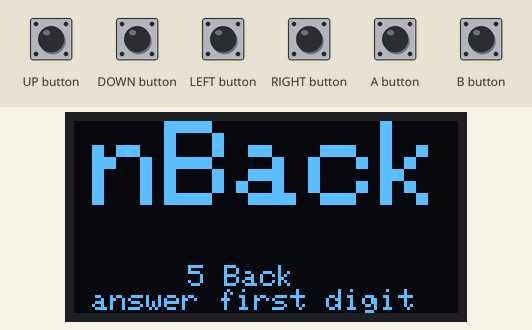
The sketch below on a simulated Arduboy, built with avr-gcc and run on an emulated ATmega32U4. Shown: 128×64 one-colour display. Inputs (shaded band) come from the test bench. Random numbers use the default seed unless the sketch sets one.

Above: at 1.2 s.
1.3 s: A button pressed for 0.15 s
At 1.33 s:
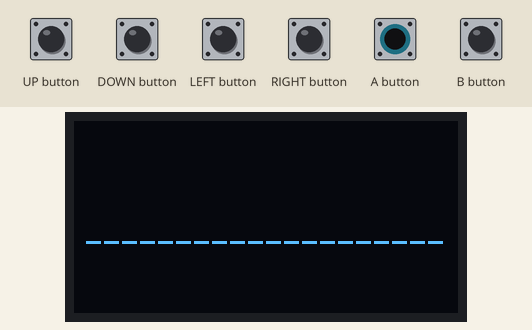
At 2.5 s:
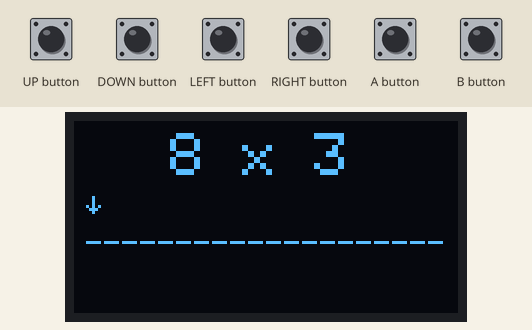
2.9 s: A button pressed for 1 s
At 3.5 s:
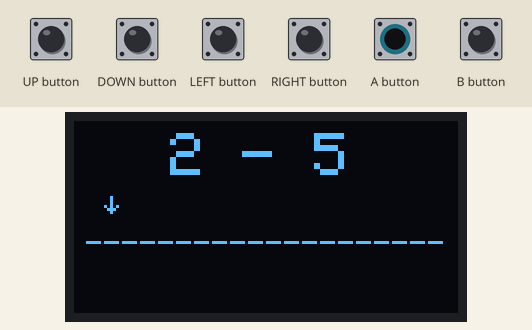
Timing chart, 0 to 5.9 s (numbered marks = the images above; inputs shaded):
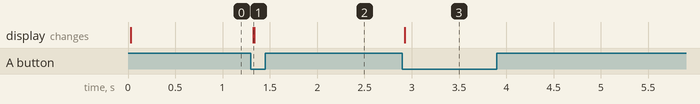

Measured:
- after the input at 1.3 s, the display: changes at once (image 1)
- after the input at 2.9 s, the display: changes at once (image 3)

The sketch:

arduboy_nback.ino
```cpp
#include <Arduboy2.h>

Arduboy2 ab;

int scene;
int level;
int num1;
int num2;
int op;
int progress;
int answer;
int correct;
int length = 20;
int answers[20];
char formula[6];
char logs[21];
char operatars[3] = {'+', '-', 'x'};

enum scene {
  GAME_START,
  QUESTION_INIT,
  QUESTION_VIEW,
  QUESTION_ANSWER,
  GAME_RESULT,
};

void setup() {
  ab.begin();
  ab.clear();
  ab.setFrameRate(60);
  ab.initRandomSeed();
  level = 5;
  scene = GAME_START;
}

void loop() {
  if (!(ab.nextFrame())) return;

  ab.pollButtons();

  switch (scene) {
  case GAME_START:
    ab.clear();
    ab.setCursor(6, 0);
    ab.setTextSize(4);
    ab.print("nBack");
    ab.setTextSize(1);
    ab.setCursor(38, 48);
    ab.print(level);
    ab.print(" Back");
    ab.setCursor(6, 56);
    ab.print("answer first digit");
    if (ab.justPressed(UP_BUTTON)) {
      if (level < 10) level += 1;
    } else if (ab.justPressed(DOWN_BUTTON)) {
      if (level > 1) level -= 1;
    } else if (ab.justPressed(A_BUTTON)) {
      scene = QUESTION_INIT;
    }
    break;
  case QUESTION_INIT:
    ab.clear();
    memset(logs, '_', sizeof(logs));
    logs[20] = '\0';
    // ログ初期表示
    ab.setCursor(4, 34);
    ab.print(logs);
    answer = 0;
    progress = 0;
    correct = 0;
    scene = QUESTION_VIEW;
    break;
  case QUESTION_VIEW:
    ab.fillRect(0, 24, 128, 8, BLACK);
    if (progress < length) {
      num1 = random(0, 9);
      num2 = random(0, 9);
      op = random(0, 3);
      if (op == 0) {
        answers[progress] = (num1 + num2) % 10;
      } else if (op == 1) {
        answers[progress] = abs(num1 - num2) % 10;
      } else if (op == 2) {
        answers[progress] = (num1 * num2) % 10;
      }
      sprintf(formula, "%d %c %d", num1, operatars[op], num2);
      // 問題下矢印表示
      ab.setCursor(progress * 6 + 4, 24);
      ab.print(F("\x19"));
    } else {
      // 問題表示終了時
      memset(formula, ' ', sizeof(formula));
    }
    // 問題表示
    formula[5] = '\0';
    ab.setTextSize(2);
    ab.setCursor(32, 4);
    ab.print(formula);
    ab.setTextSize(1);
    if (progress >= level) {
      // 解答上矢印
      ab.setCursor((progress - level) * 6 + 4, 44);
      ab.print(F("\x18"));
      // 解答表示
      ab.setCursor((progress - level) * 6 + 4, 54);
      ab.print(answer);
    }
    scene = QUESTION_ANSWER;
    break;
  case QUESTION_ANSWER:
    if (progress >= level &&
        (ab.justPressed(UP_BUTTON) || ab.justPressed(DOWN_BUTTON))) {
      // 解答入力
      if (ab.justPressed(UP_BUTTON)) answer += 1;
      if (ab.justPressed(DOWN_BUTTON)) answer -= 1;
      if (answer > 9) answer = 0;
      if (answer < 0) answer = 9;
      ab.setCursor((progress - level) * 6 + 4, 54);
      ab.print(answer);
    } else if (ab.justPressed(A_BUTTON)) {
      // 解答決定
      if (progress >= level) {
        if (answers[progress - level] == answer) {
          logs[progress - level] = 'o';
          correct++;
        } else {
          logs[progress - level] = 'x';
        }
        ab.setCursor(4, 34);
        ab.print(logs);
      }
      ab.fillRect(0, 44, 128, 32, BLACK);
      progress += 1;
      scene = (length + level <= progress) ? GAME_RESULT : QUESTION_VIEW;
    }
    break;
  case GAME_RESULT:
    ab.setTextSize(2);
    ab.setCursor(48, 4);
    ab.print(correct * (100 / length));
    ab.print('%');
    if (ab.justPressed(A_BUTTON)) {
      scene = GAME_START;
    }
    break;
  }

  ab.display();
}
```
